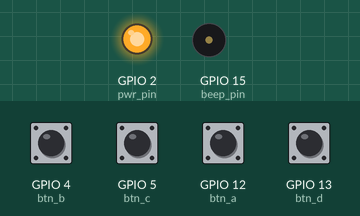
The sketch below on a simulated ESP8266 (NodeMCU). On the bench: output pins drawn as LEDs (lit = HIGH), buzzer (waves = sounding, pin HIGH). Inputs (shaded band) come from the test bench; at power-on: GPIO 4 (btn_b), GPIO 5 (btn_c), GPIO 12 (btn_a), GPIO 13 (btn_d) LOW. WiFi joins after 1.5 s; servers stay silent unless stated; no MQTT or app messages arrive unless stated. At 1.6 s the program puts the board to deep sleep or switches it off; the recording ends there.

Above: at 0.1 s.
Timing chart, 0 to 1.6 s (numbered marks = the images above):
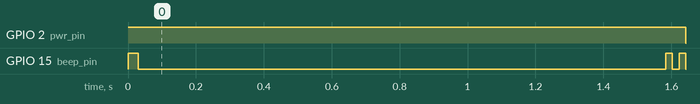

Measured:
- by itself, GPIO 2 (pwr_pin): HIGH → LOW at 1.6 s

The sketch:

push-button-multi.ino
```cpp
/*
   ESP8266 Wi-Fi Button
   Article on code: https://techlife.nz/blog/battery-powered-esp-01-push-button/
*/

#include <ESP8266WiFi.h>
#include <PubSubClient.h>

#define btn_a 12
#define btn_b 4
#define btn_c 5
#define btn_d 13

#define pwr_pin 2
#define beep_pin 15


const char* deviceName = "esp-push-button-multi";

// Replace with your SSID and Password
const char* ssid     = "ketchup";
const char* password = "**";

const char* mqtt_server = "192.168.1.1";


WiFiClient espClient;
PubSubClient client(espClient);


void setup() {
  pinMode(pwr_pin, OUTPUT);
  pinMode(beep_pin, OUTPUT);
  pinMode(btn_a, INPUT);
  pinMode(btn_b, INPUT);
  pinMode(btn_c, INPUT);
  pinMode(btn_d, INPUT);


  digitalWrite(pwr_pin, HIGH);   // turn the LED on (HIGH is the voltage level)
  digitalWrite(beep_pin, LOW);

  String mqtt_msg = "abd";

  if ( digitalRead(btn_a) == HIGH ) {
    mqtt_msg = "btn2a";
    digitalWrite(beep_pin, HIGH);
    delay(30);
    digitalWrite(beep_pin, LOW);
  }
  else if ( digitalRead(btn_b) == HIGH ) {
    mqtt_msg = "btn2b";
  }
  else if ( digitalRead(btn_c) == HIGH ) {
    mqtt_msg = "btn2c";
  }
  else if ( digitalRead(btn_d) == HIGH ) {
    mqtt_msg = "btn2d";
  }
  else
  {
    mqtt_msg = "btn2_error_no_button_pressed";
  }

  digitalWrite(beep_pin, HIGH);
  delay(30);
  digitalWrite(beep_pin, LOW);


  Serial.begin(115200);

  initWifi();

  mqttConnection(mqtt_msg);

  digitalWrite(beep_pin, HIGH);
  delay(20);
  digitalWrite(beep_pin, LOW);
  delay(20);
  digitalWrite(beep_pin, HIGH);
  delay(20);
  digitalWrite(beep_pin, LOW);

}

void loop() {
  digitalWrite(pwr_pin, LOW);
  // delay(30000);
  ESP.deepSleep(0);
}

// Establish a Wi-Fi connection with your router
void initWifi() {
  // Serial.print("\nConnecting to: ");
  // Serial.print(ssid);
  WiFi.hostname(deviceName);      // DHCP Hostname (useful for finding device for static lease)
  WiFi.begin(ssid, password);

  int timeout = 10 * 4; // 10 seconds
  while (WiFi.status() != WL_CONNECTED  && (timeout-- > 0)) {
    delay(500);
    // Serial.print(".");
  }
  // Serial.println("");

  if (WiFi.status() != WL_CONNECTED) {
    Serial.println("Failed to connect to WiFi, going back to sleep");
    ESP.deepSleep(0);
  }

  // Serial.print("WiFi connected in: ");
  // Serial.print(millis());
  // Serial.println("msec");
  // Serial.print("IP address: ");
  // Serial.println(WiFi.localIP());
}

// MQTT message

void mqttConnection(String mqtt_msg) {
  int retries = 0;

  client.setServer(mqtt_server, 1883);

  while (!client.connected()) {
    //Serial.print("Attempting MQTT connection...");

    if (client.connect("ESP8266Client")) {
      //Serial.println("MQTT Connected");
    }
    else {
      retries ++;

      if (retries >= 5) {
        //Serial.println("MQTT Failed 5 times. Going to sleep...");
        ESP.deepSleep(0);
      }
      delay(500);
    }
  }
  char charBuf[mqtt_msg.length() + 1];
  mqtt_msg.toCharArray(charBuf, mqtt_msg.length() + 1);
  client.publish("switch/btn", charBuf );

  // Serial.println("Closing the MQTT connection");
  client.disconnect();

}
```
